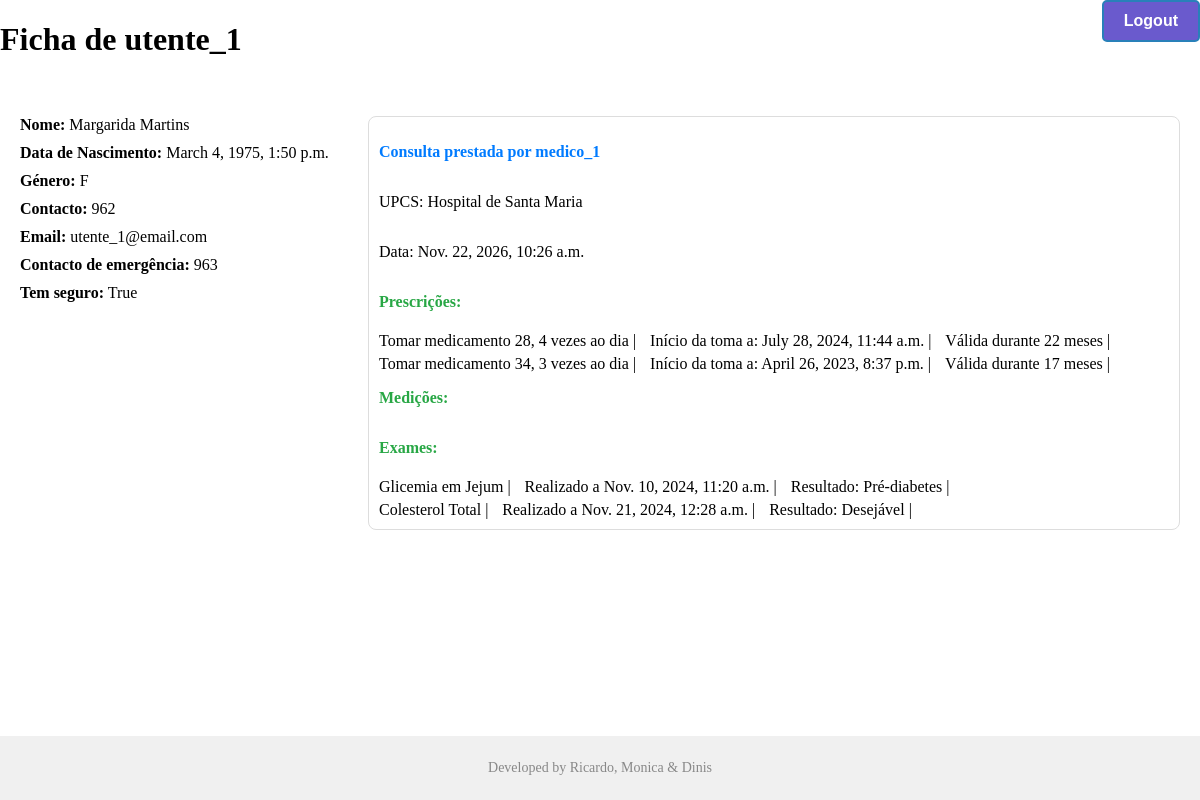
Before: /hospital/utente/1/ (signed in) with the older database file.
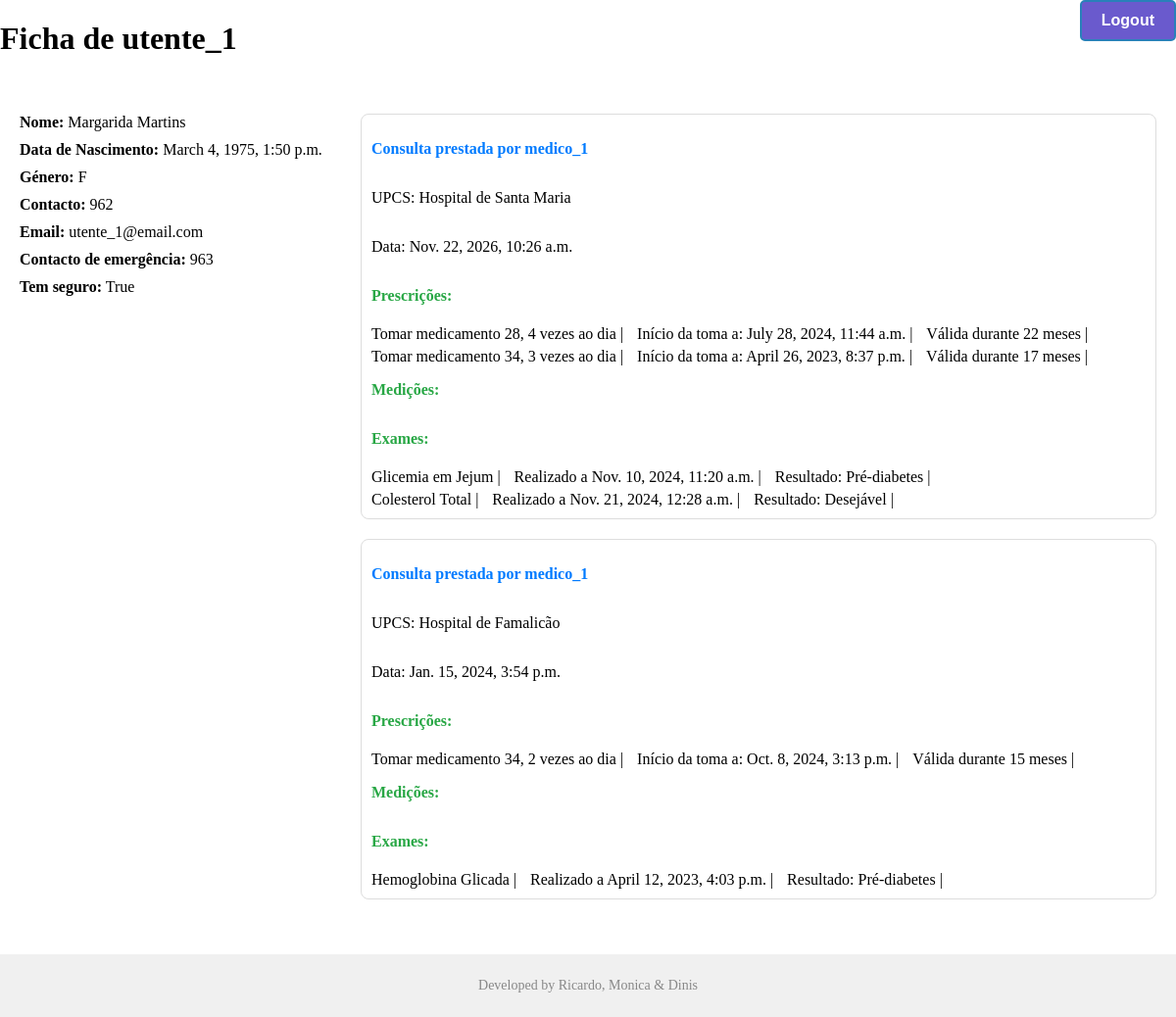
After: the same page with the newer database file.
### hospital/models.py (models this page shows, shortened)
class Consulta(models.Model):
    utente = models.ForeignKey(Utente, on_delete=models.CASCADE)
    medico = models.ForeignKey(Medico, on_delete=models.CASCADE)
    unidade_saude = models.CharField(max_length=200, default="")
    data = models.DateTimeField(null=True)
    medicoes = models.ManyToManyField(Medicoes)
    prescricoes = models.ManyToManyField(Prescricoes)
    exames = models.ManyToManyField(Exame)

class Pessoa(models.Model):
    nome = models.CharField(max_length=40, unique=True) # usado como username
    primeiro_nome = models.CharField(max_length=40, default="")
    apelido = models.CharField(max_length=200, default="")
    data_nascimento = models.DateTimeField(default=None)
    genero = models.CharField(max_length=20,default="")
    telemovel = models.IntegerField(default="")
    email = models.CharField(max_length=60,default="")
    class Meta:
        abstract = True     # Comporta-se como um extends, contudo a tabela pessoa não é criada

class Medico(Pessoa):
    especialidade = models.CharField(max_length=40,default="")

class Medicamento(models.Model):
    nome = models.CharField(max_length=200, unique=True)
    dosagem = models.CharField(max_length=40, default="")
    fabricante = models.CharField(max_length=100, default="")
    precisa_prescricao = models.BooleanField(default="")

class Prescricoes(models.Model):
    medicamento = models.ManyToManyField(Medicamento)
    utente = models.ForeignKey(Utente, on_delete=models.CASCADE)
    medico = models.ForeignKey(Medico, on_delete=models.CASCADE)
    inicio_toma = models.DateTimeField(null=True)
    validade_prescricao = models.IntegerField(default=0)
    dose_diaria = models.IntegerField(default=0)

class Exame(models.Model):
    utente = models.ForeignKey(Utente, on_delete=models.CASCADE)
    medico = models.ForeignKey(Medico, on_delete=models.CASCADE, null=True)
    enfermeiro = models.ForeignKey(Enfermeiro, on_delete=models.CASCADE, null=True)
    data_realizacao = models.DateTimeField(null=True)
    nome_exame = models.CharField(max_length=40, default="")
    resultado = models.CharField(max_length=200, default="")

class Utente(Pessoa):
    contacto_emergencia = models.IntegerField(default=0)
    tem_seguro = models.BooleanField(default=False)

### hospital/views.py (the view)
# urls.py: path('utente', views.UtenteView.as_view( ),name='utente')
class UtenteView(LoginRequiredMixin,generic.DetailView):
    model = Consulta
    template_name = "hospital/utente.html"
    context_object_name = "consultas_utente"
    pk_url_kwarg = 'id'
    def get_object(self, queryset=None):
        return get_object_or_404(Utente, id=self.kwargs['id'])
    def get_context_data(self, **kwargs):
        context = super().get_context_data(**kwargs)
        utente = self.object
        consultas_utente = Consulta.objects.filter(utente=utente)
        context['consultas_utente'] = consultas_utente
        return context

### hospital/templates/hospital/utente.html (shortened to what this page needs)
<!DOCTYPE html>
<html lang="en">
<head>
    {% load static %}
    <link rel="stylesheet" href="{% static 'hospital/utente.css' %}">
</head>
<body>
    <div class="container">
        <div class="title">
            <h1 class="">Ficha de {{ consultas_utente.first.utente.nome }}</h1>
            <div class="actions">
                <form method="post" action="{% url 'hospital:logout' %}">
                    <button class="logout-button" type="submit">Logout</button>
                </form>
            </div>
        </div>
        <div class="content">
            <div class="utente-info">
                <ul>
                    <li><strong>Nome:</strong> {{ consultas_utente.first.utente.primeiro_nome }} {{ consultas_utente.first.utente.apelido }}</li>
                    <li><strong>Data de Nascimento:</strong> {{ consultas_utente.first.utente.data_nascimento }}</li>
                    <li><strong>Género:</strong> {{ consultas_utente.first.utente.genero }}</li>
                    <li><strong>Contacto:</strong> {{ consultas_utente.first.utente.telemovel }}</li>
                    <li><strong>Email:</strong> {{ consultas_utente.first.utente.email }}</li>
                    <li><strong>Contacto de emergência:</strong> {{ consultas_utente.first.utente.contacto_emergencia }}</li>
                    <li><strong>Tem seguro:</strong> {{ consultas_utente.first.utente.tem_seguro }}</li>
                </ul>
            </div>
            <ul class="consultation-list">
                {% for consulta in consultas_utente %}
                    <li class="consultation-item">
                        <p class="doctor-info">Consulta prestada por {{ consulta.medico.nome }}</p>
                        <p class="unidade-saude">UPCS: {{ consulta.unidade_saude }}</p>
                        <p class="data-consulta">Data: {{ consulta.data }}</p>
                        <p class="prescription-heading">Prescrições:</p>
                            {% for prescricao in consulta.prescricoes.all %}
                                {% for medicamento in prescricao.medicamento.all %}
                                <ul class="prescription-list">
                                    <li>Tomar {{ medicamento.nome }}, {{prescricao.dose_diaria}} vezes ao dia |</li>
                                    <li>Início da toma a: {{prescricao.inicio_toma}} |</li>
                                    <li>Válida durante {{prescricao.validade_prescricao}} meses |</li>
                                </ul>
                                {% endfor %}
                            {% endfor %}
                        <p class="measurements-heading">Medições:</p>
                        <p class="exams-heading">Exames:</p>
                            {% for exame in consulta.exames.all %}
                                <ul class="exams-list">
                                    <li>{{ exame.nome_exame }} |</li>
                                    <li>Realizado a {{ exame.data_realizacao }} |</li>
                                    <li>Resultado: {{ exame.resultado }} |</li>
                                </ul>
                            {% endfor %}
                    </li>
                {% endfor %}
            </ul>
        </div>
         <div class="footnote">
            <p>Developed by Ricardo, Monica & Dinis</p>
        </div>
    </div>
</body>
</html>

Changed rows visible on the page:
added Consulta: medico.nome "medico_1", unidade_saude "Hospital de Famalicão", data "Jan. 15, 2024, 3:54 p.m.", Medicamento (nome "medicamento 34")
now on this page (row unchanged): Prescricoes: dose_diaria "2", inicio_toma "Oct. 8, 2024, 3:13 p.m.", validade_prescricao "15", Medicamento (nome "medicamento 34")
now on this page (row unchanged): Exame: nome_exame "Hemoglobina Glicada", data_realizacao "April 12, 2023, 4:03 p.m.", resultado "Pré-diabetes", shown under "medico_1"
